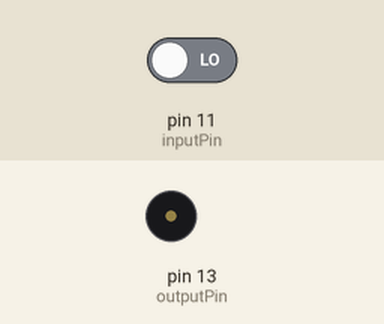
This sketch was run on a simulated Arduino Uno, built with avr-gcc and run on an emulated ATmega328P. Shown: buzzer (waves = sounding). The test bench sets the inputs (shaded band); at power-on: pin 11 (inputPin) LOW.

Above: at 1.2 s.
1.3 s: pin 11 (inputPin) driven HIGH
At 2.0 s:
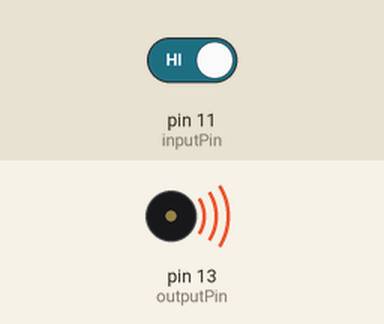
2.8 s: pin 11 (inputPin) driven LOW
At 3.1 s:
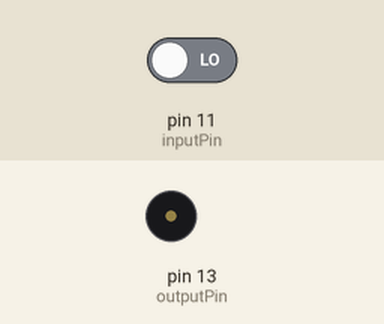
Timing chart, 0 to 5.8 s (numbered marks = the images above; inputs shaded):
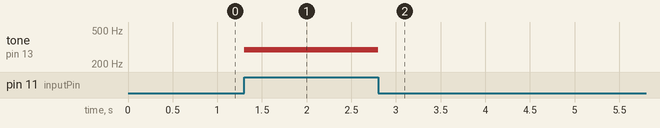

The sketch:

ch11_5.ino
```cpp
int inputPin = 11;
int outputPin = 13;

void setup() {
  pinMode(inputPin, INPUT);
  pinMode(outputPin, OUTPUT);
}

void loop() {
  int inputState = digitalRead(inputPin);
  if (inputState == HIGH) {
    tone(outputPin, 294);
  } else {
    noTone(outputPin);
  }
}
```

Measured:
- after the input at 1.3 s, tone on pin 13 (outputPin): silent → 294 Hz at once
- after the input at 2.8 s, tone on pin 13 (outputPin): 294 Hz → silent at once
